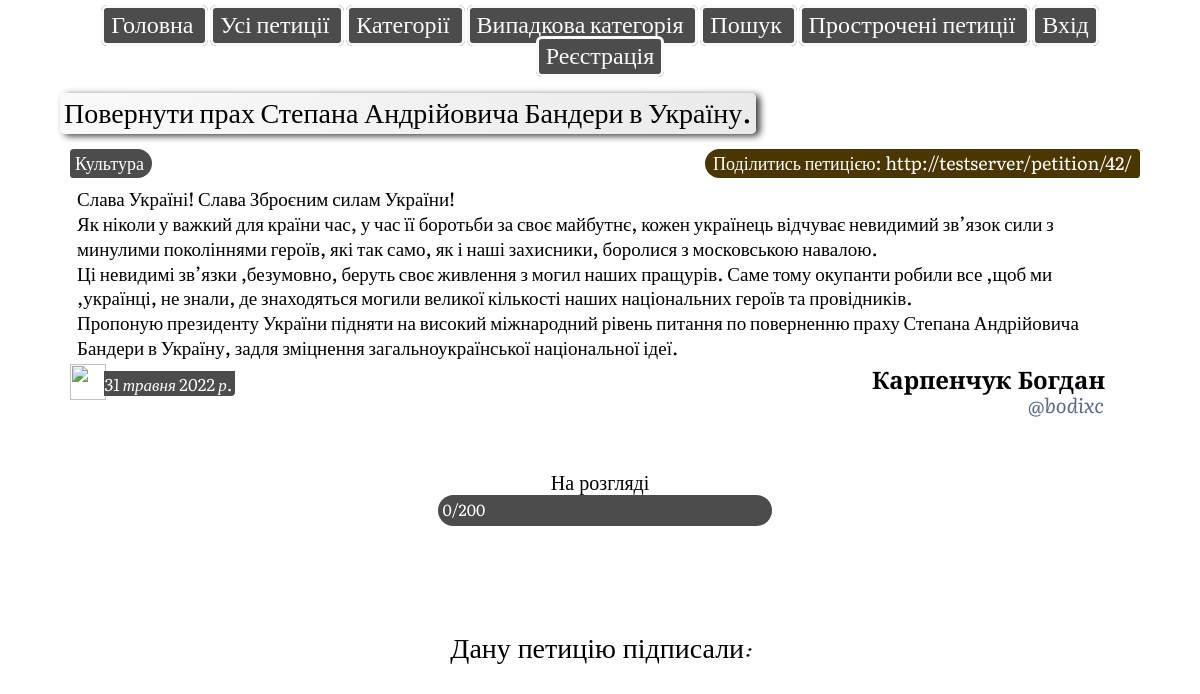
Page /petition/42/ on the committed database.
### petition_service/models.py (models this page shows, shortened)
class Petition(models.Model):
    category = models.ForeignKey(Category, verbose_name="Категорія", on_delete=models.SET_NULL, null=True)
    author = models.ForeignKey(User, verbose_name="Автор", on_delete=models.CASCADE)
    title = models.CharField("Назва", max_length=100)
    text = models.TextField("Зміст")
    creation_date = models.DateField("Дата створення", default=timezone.now().date())
    status = models.ForeignKey(Status, verbose_name="Статус", on_delete=models.SET_NULL, null=True)
    deleted = models.BooleanField('Видалена', default=False)
    overdue = models.BooleanField('Прострочена', default=False)
    class Meta:
        verbose_name = "Петиція"
        verbose_name_plural = "Петиції"

class Category(models.Model):
    name = models.CharField("Категорія", max_length=100)
    url = models.SlugField(max_length=100, unique=True)
    def __str__(self):
        return self.name
    class Meta:
        verbose_name = "Категорія"
        verbose_name_plural = "Категорії"

class Status(models.Model):
    value = models.CharField("Значення", max_length=100)
    def __str__(self):
        return self.value
    class Meta:
        verbose_name = "Статус"
        verbose_name_plural = "Статуси"

### petition_service/views.py (the view)
# urls.py: path('petition/<int:id>/', views.PetitionDetail, name='petition_detail'),
def PetitionDetail(request, id):
    categories = Category.objects.all()
    petition = Petition.objects.get(id=id)
    if petition.creation_date < (timezone.now().date() - timezone.timedelta(days=14)) and petition.status.value == 'Збір підписів':
        status_id = Status.objects.get(value='Збір прострочено').id
        petition.status_id = status_id
        petition.overdue = True
        petition.save()
    signers = Signature.objects.filter(petition_id=id)
    already_sign = Signature.objects.filter(petition_id=petition.id, signer__username=request.user.username)
    already = 'true'
    if already_sign.count() != 0:
        already = 'false'
    delete = 'false'
    if petition.author == request.user:
        delete = 'true'
    return render(request, 'petitions/petition_detail.html', {'categories': categories, 'petition': petition,
                                                              'signers': signers, 'already': already, 'delete': delete})

### templates/petitions/petition_detail.html (shortened to what this page needs)
{% extends 'base.html' %}
{% load static %}
{% block content %}
    <link rel="stylesheet" type="text/css" href="{% static 'styles/style_detail.css'%}">
    <br>
<div class = "Title">{{ petition.title }}</div>
    <div>
        <span class = "Category"><a href="../../category/{{ petition.category.url }}/">{{ petition.category}}</a></span>
        <span class = "Url">Поділитись петицією: <a class="link">{{ petition.url }}</a></span>
    </div>
    <div class = "Text">{{ petition.text }}</div>
    <div class = "Credentionals">
    <img src="{% static 'images/cal.png'%}">
    <span class = "CreationDate">{{ petition.creation_date }}</span>
        <span class = "Author">{{petition.author.last_name}} {{petition.author.first_name}}</span>
        <div class="form">
        <form method="post" action="{% url 'search' %}">
            <button class="user" type="submit">@{{ petition.author }}</button>
         </form>
        </div>
    </div>
    <br/>
	<div class = "Status">{{ petition.status }}</div>
    <div class="progress">
    </div>
    <p class="thead">Дану петицію підписали:</p>
{% endblock %}

### static/styles/style_detail.css (style rules this page uses)
body { font-family: 'Literata', serif; margin-top: 10px; line-height: 1.3; white-space: initial; margin-left: 5%; margin-right: 5%; }
.Title { font-size: 28px; border-radius: 5px; display: inline-block; text-align: center; margin-left: auto; margin-right: auto; padding: 4px; padding-top: 0px; box-shadow: 4px 2px 7px #3a3a3a; background: linear-gradient(to left, #eaeaea, #fafafa); }
.Category { font-size: 18px; margin-top: 15px; margin-left: 10px; padding-top: 2.5px; padding-bottom: 3.5px; padding-left: 5px; padding-right: 8px; background-color: #4C4C4C; border-bottom-right-radius: 20px; border-top-right-radius: 20px; border-bottom-left-radius: 5px; border-top-left-radius: 5px; display: inline-table; }
.Category a { color: white; text-decoration: none; }
.Url { color: white; float: right; font-size: 18px; margin-top: 15px; margin-left: 10px; padding-top: 2.5px; padding-bottom: 3.5px; padding-left: 8px; padding-right: 8px; background-color: #4B3600; border-bottom-left-radius: 20px; border-top-left-radius: 20px; border-bottom-right-radius: 5px; border-top-right-radius: 5px; display: inline-table; }
.Url a { color: white; text-decoration: none; }
.Text { font-size: 19px; text-align: justify-all; margin-top: 6px; margin-left: 10px; padding: 5px; padding-left: 7px; padding-right: 7px; padding-top: 2.5px; word-wrap: break-word; white-space: pre-wrap; }
.Credentionals { margin-left: 10px; margin-bottom: 20px; }
.Credentionals img { width: 36px; height: 36px; position: relative; }
.CreationDate { color: white; font-size: 17px; font-style: italic; vertical-align: text-bottom; position: relative; top:-10px; left: -5px; background-color: #4C4C4C; padding-right: 3px; border-top-right-radius-radius: 40px; border-bottom-right-radius: 4px; }
.Author { font-family: 'Cormorant Infant'; font-weight: bold; font-size: 24px; float: right; margin-right: 30px; padding-right: 5px; }
.Status { font-size: 20px; font-family: 'Pacifico'; text-align: center; color: black; }
.progress { display: flex; background: #4C4C4C; justify-content: flex-start; border-radius: 100px; align-items: center; display: inline-block; padding: 0.5px; padding-left: 4.5px; padding-right: 5.5px; height: 30px; width: 30%; margin-left: 35%; }
.form { visibility: hidden; text-align: right; margin-right: 30px; }
.user { visibility: visible; color: #5E698F; float: right; text-decoration: none; vertical-align: top; position: relative; top: -17px; background-color: transparent; border: none; font-family: 'Literata', serif; font-size: 20px; font-style: italic; }
.thead { text-align: center; vertical-align: bottom; height: 10px; font-family: 'Caveat'; font-size: 28px; margin-top: 6px; }

### rows in the picture
Petition: title "Повернути прах Степана Андрійовича Бандери в Україну.", category "Культура", text "Слава Україні! Слава Зброєним силам України! Як ніколи у важкий для країни час, у час її боротьби за своє майбутнє, кожен українець відчуває невидимий зв’язок сили з минулими поколіннями героїв, які так само, як і наші захисники, боролися з московською навалою. Ці невидимі зв’язки ,безумовно, беруть своє живлення з могил наших пращурів. Саме тому окупанти робили все ,щоб ми ,українці, не знали, де знаходяться могили великої кількості наших національних героїв та провідників. Пропоную президенту України підняти на високий міжнародний рівень питання по поверненню праху Степана Андрійовича Бандери в Україну, задля зміцнення загальноукраїнської національної ідеї.", creation_date "31 травня 2022 р.", author.last_name "Карпенчук", author.first_name "Богдан", author "bodixc", status "На розгляді"
